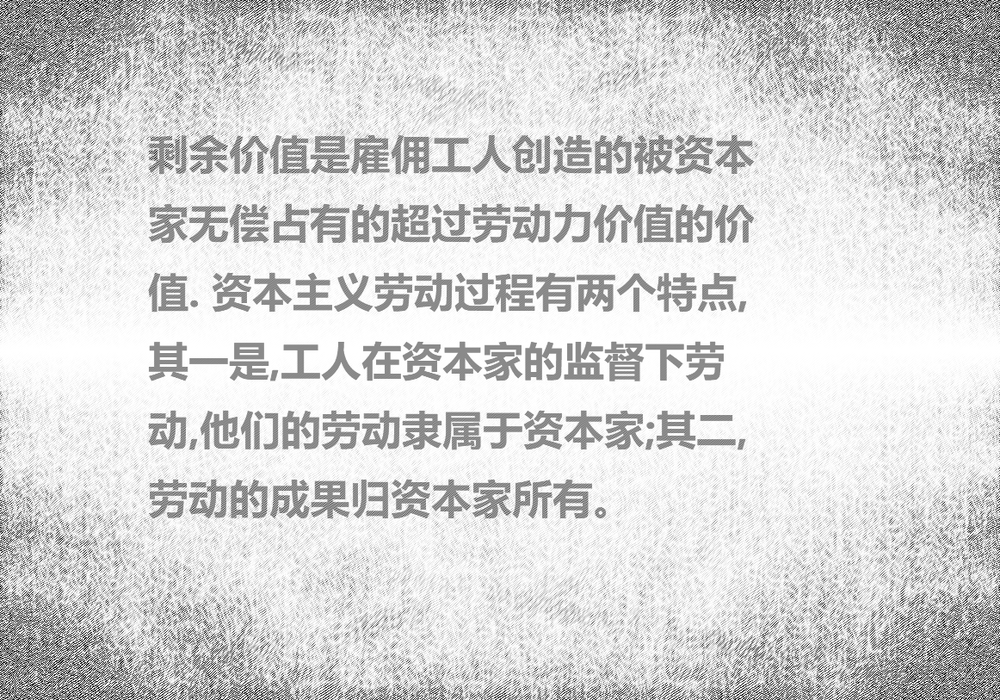
#> input picture FourierSteganographia/example/question.png, 1000 x 700 px, shrunk from 1162 x 813 before the run
$ python decode.py
#> lines starting #> are read from the running program, lines starting #| are printed output that depends on the picture
import numpy  as np
import matplotlib.pyplot as pyplot
import cv2

img         = cv2.imread("./question.png", cv2.IMREAD_GRAYSCALE)
#> img is the input picture: shape (700, 1000); min 0, max 255, mean 214.4
spectrum    = np.fft.fft2(img)
spectrumlog = np.log(abs(spectrum)) * 20
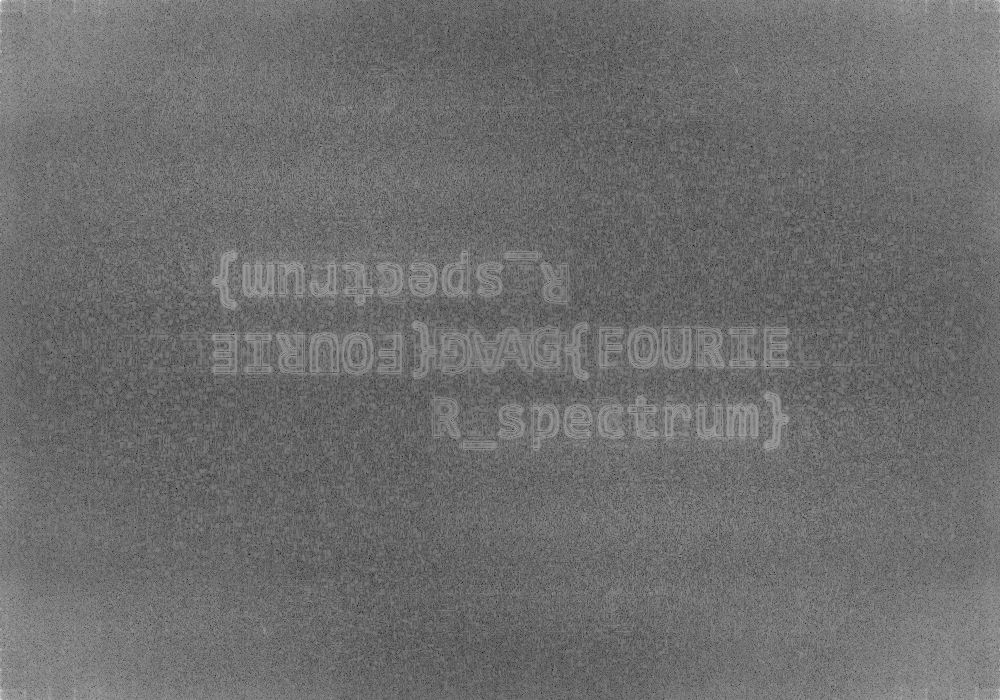
#> spectrumlog: shape (700, 1000) float64; min 43.81, max 376.5, mean 187.5; drawn with min black and max white

cv2.imwrite("./solve.png", np.abs(spectrumlog))
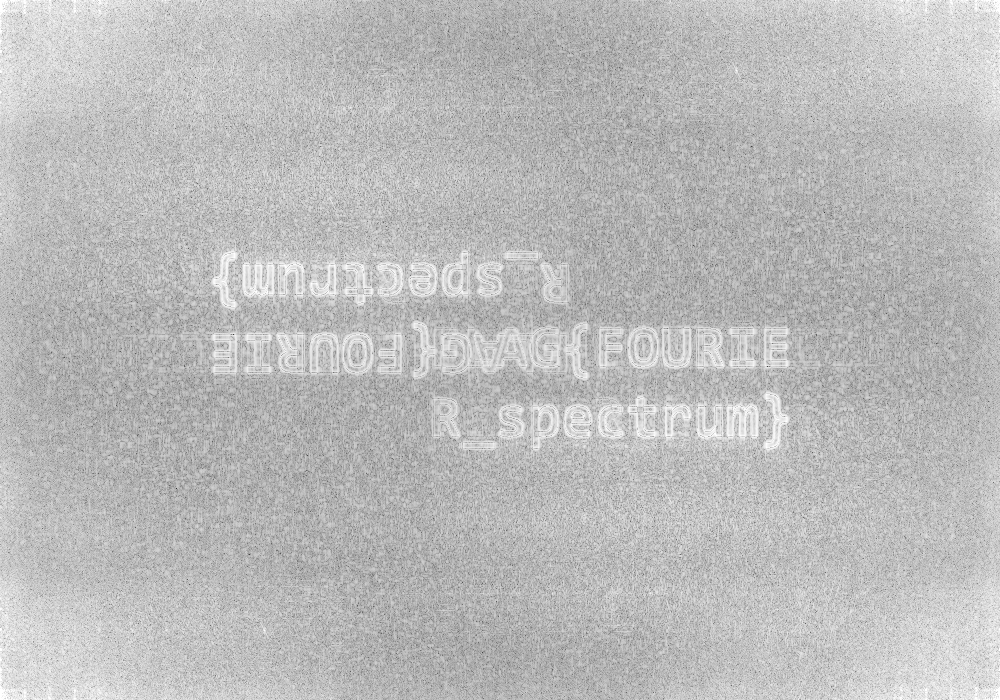
#> saved as solve.png: shape (700, 1000); min 44, max 255, mean 187.5

$ run again, with FourierSteganographia/example/src.png copied over FourierSteganographia/example/question.png
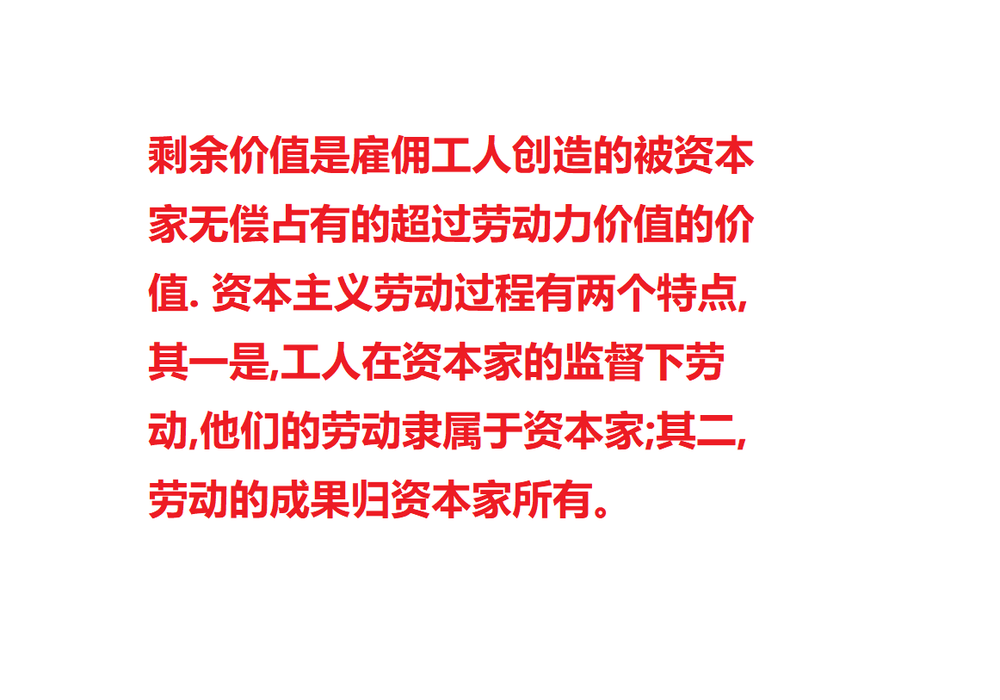
#> input picture FourierSteganographia/example/src.png, 1000 x 700 px, shrunk from 1162 x 813 before the run
#> `spectrumlog = np.log(abs(spectrum)) * 20`:
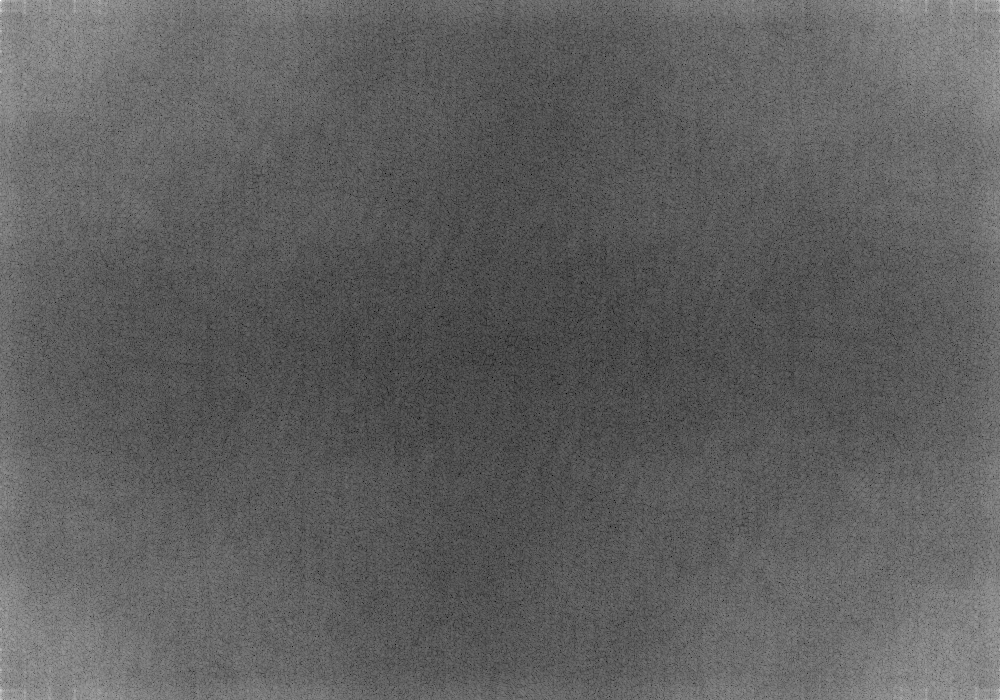
#> spectrumlog: shape (700, 1000) float64; min 46.81, max 378.7, mean 171.3; drawn with min black and max white
#> `cv2.imwrite("./solve.png", np.abs(spectrumlog))`:
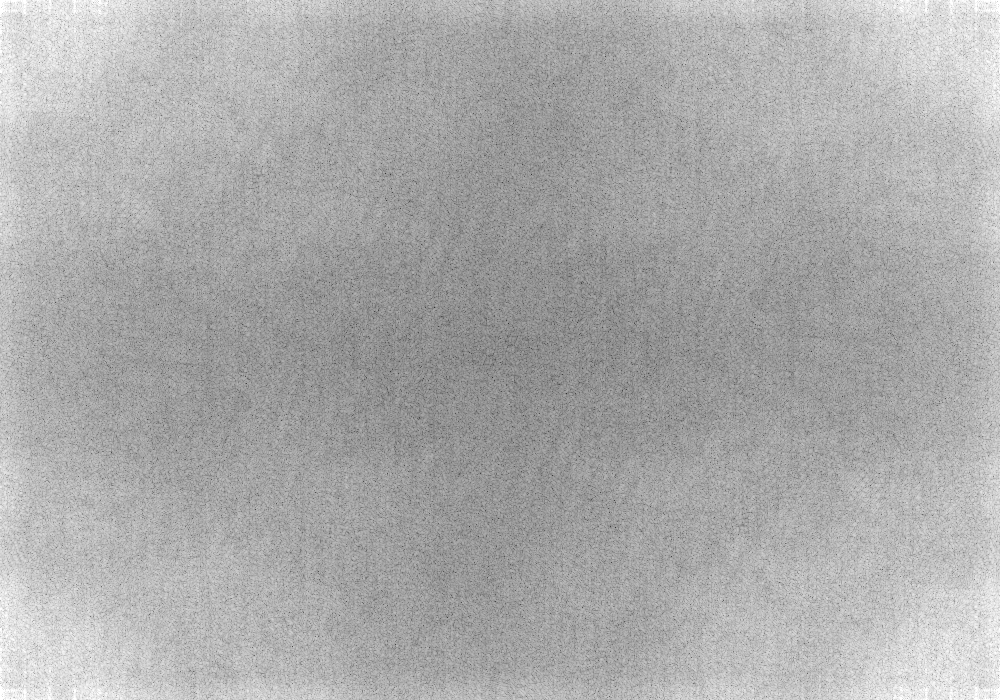
#> saved as solve.png: shape (700, 1000); min 47, max 255, mean 171.3
